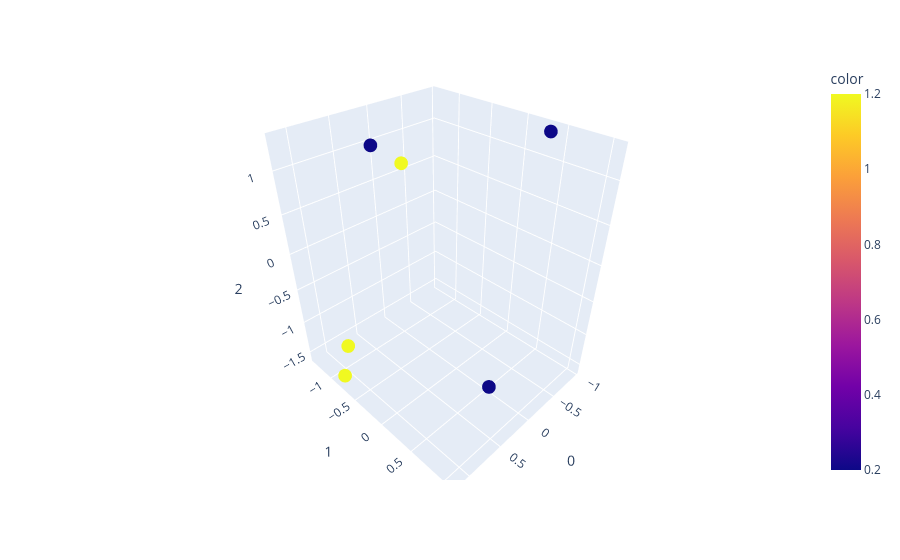

Source (notebook cell):
### Code cell
fig = px.scatter_3d(new_X_scaled, x=0, y=1, z=2, color=y_new + 0.2)
fig.show()

### Figure 1 — Plotly figure (JSON) as saved in the notebook; plotly's stock layout.template omitted (floating-point values rounded to 4 significant figures)
{"data": [{"hovertemplate": "0=%{x}<br>1=%{y}<br>2=%{z}<br>color=%{marker.color}<extra></extra>", "legendgroup": "", "marker": {"color": [1.2, 0.2, 1.2, 0.2, 1.2, 0.2], "coloraxis": "coloraxis", "symbol": "circle"}, "mode": "markers", "name": "", "scene": "scene", "showlegend": false, "type": "scatter3d", "x": [-0.3849, 0.309, 0.7818, -0.9621, 1.162, 0.6855], "y": [-1.35, -1.005, -1.235, 0.3431, -0.7659, 1.067], "z": [0.6152, 1.131, -1.57, 1.299, -1.488, -0.614]}], "layout": {"coloraxis": {"colorbar": {"title": {"text": "color"}}, "colorscale": [[0, "#0d0887"], [0.1111, "#46039f"], [0.2222, "#7201a8"], [0.3333, "#9c179e"], [0.4444, "#bd3786"], [0.5556, "#d8576b"], [0.6667, "#ed7953"], [0.7778, "#fb9f3a"], [0.8889, "#fdca26"], [1, "#f0f921"]]}, "legend": {"tracegroupgap": 0}, "margin": {"t": 60}, "scene": {"domain": {"x": [0, 1], "y": [0, 1]}, "xaxis": {"title": {"text": "0"}}, "yaxis": {"title": {"text": "1"}}, "zaxis": {"title": {"text": "2"}}}}}
